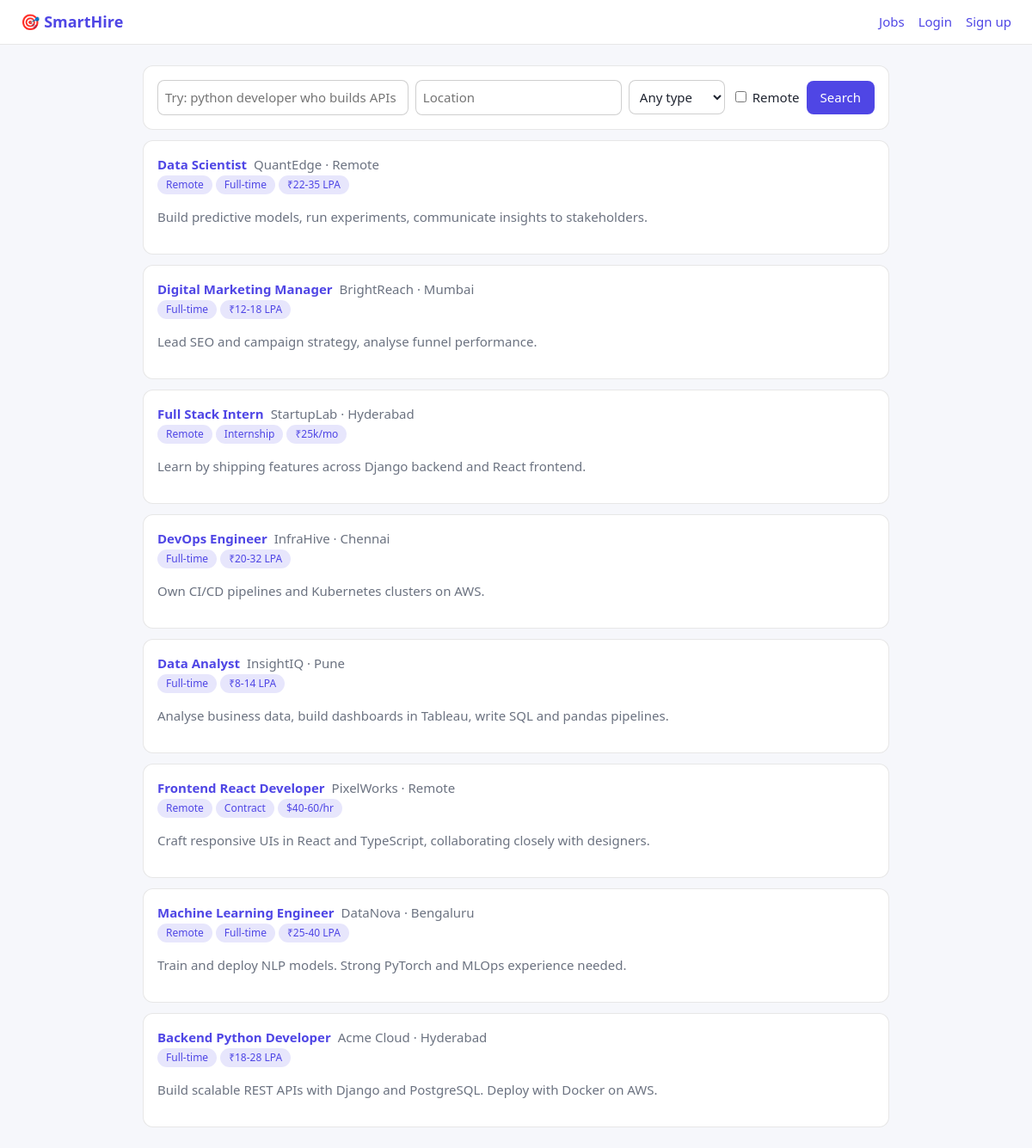
The page / on the database its author committed.
### jobs/models.py (models this page shows, shortened)
class Job(models.Model):
    TYPES = [("FT","Full-time"),("PT","Part-time"),("CT","Contract"),("IN","Internship")]
    title = models.CharField(max_length=200)
    company = models.CharField(max_length=120)
    location = models.CharField(max_length=120)
    job_type = models.CharField(max_length=2, choices=TYPES, default="FT")
    remote = models.BooleanField(default=False)
    salary = models.CharField(max_length=60, blank=True)
    skills = models.CharField(max_length=300, blank=True, help_text="Comma separated")
    description = models.TextField()
    owner = models.ForeignKey(settings.AUTH_USER_MODEL, null=True, blank=True, on_delete=models.SET_NULL)
    posted = models.DateTimeField(auto_now_add=True)
    class Meta: ordering = ["-posted"]

### jobs/views.py (the view)
# urls.py: path("", v.job_list, name="job_list"), path("job/<int:pk>/", v.job_detail, name="job_detail"),
def job_list(request):
    qs = Job.objects.all()
    if t := request.GET.get("type"): qs = qs.filter(job_type=t)
    if request.GET.get("remote"): qs = qs.filter(remote=True)
    if loc := request.GET.get("location"): qs = qs.filter(location__icontains=loc)
    q = request.GET.get("q", "").strip()
    rows = [{"job": j, "relevance": round(s * 100)} for j, s in ai.rank(q, qs)] if q else [{"job": j} for j in qs]
    if request.user.is_authenticated:
        p = _profile(request.user)
        for r in rows: r["match"] = ai.match(p.resume_text, p.skill_list, r["job"])[0]
    return render(request, "jobs/job_list.html", {"rows": rows, "q": q, "types": Job.TYPES})

### jobs/templates/jobs/job_list.html (shortened to what this page needs)
{% extends "jobs/base.html" %}{% block content %}
<form class="card row" method="get"><input name="q" value="{{ q }}" placeholder="Try: python developer who builds APIs" style="flex:1;min-width:200px">
<input name="location" placeholder="Location" value="{{ request.GET.location }}"><select name="type"><option value="">Any type</option>
{% for k,v in types %}<option value="{{ k }}" {% if request.GET.type == k %}selected{% endif %}>{{ v }}</option>{% endfor %}</select>
<label><input type="checkbox" name="remote" value="1" {% if request.GET.remote %}checked{% endif %}> Remote</label><button>Search</button></form>
{% for r in rows %}<div class="card"><div class="row"><a href="{% url 'job_detail' r.job.pk %}"><b>{{ r.job.title }}</b></a>
<span class="muted">{{ r.job.company }} · {{ r.job.location }}</span>
</div>
<div>{% if r.job.remote %}<span class="badge">Remote</span>{% endif %}<span class="badge">{{ r.job.get_job_type_display }}</span>{% if r.job.salary %}<span class="badge">{{ r.job.salary }}</span>{% endif %}</div>
<p class="muted">{{ r.job.description|truncatechars:140 }}</p></div>
{% empty %}<p class="muted">No jobs found. Run <code>python manage.py seed_jobs</code> or post one.</p>{% endfor %}{% endblock %}

### jobs/templates/jobs/base.html (shortened to what this page needs)
<!doctype html><html><head><meta charset="utf-8"><meta name="viewport" content="width=device-width,initial-scale=1">
</head><body>
<nav><b>🎯 SmartHire</b><a href="{% url 'job_list' %}">Jobs</a>
{% if user.is_authenticated %}<a href="{% url 'recommendations' %}">For you</a><a href="{% url 'applications' %}">Applications</a>
<a href="{% url 'post_job' %}">Post job</a><a href="{% url 'employer' %}">Employer</a><a href="{% url 'profile' %}">Profile</a>
<form method="post" action="{% url 'logout' %}" style="display:inline">{% csrf_token %}<button>Logout ({{ user.username }})</button></form>
{% else %}<a href="{% url 'login' %}">Login</a><a href="{% url 'register' %}">Sign up</a>{% endif %}</nav>
<main>{% for m in messages %}<div class="msg">{{ m }}</div>{% endfor %}{% block content %}{% endblock %}</main></body></html>

### jobs/templates/jobs/base.html (style rules this page uses)
:root { --b:#4f46e5;--bg:#f6f7fb;--c:#fff;--t:#1f2430;--m:#6b7280 }
* { box-sizing:border-box }
body { margin:0;font:15px/1.5 system-ui,sans-serif;background:var(--bg);color:var(--t) }
nav { background:var(--c);padding:12px 24px;display:flex;gap:16px;align-items:center;flex-wrap:wrap;border-bottom:1px solid #8883 }
nav b { color:var(--b);font-size:18px;margin-right:auto }
a { color:var(--b);text-decoration:none }
main { max-width:900px;margin:24px auto;padding:0 16px }
.card { background:var(--c);border-radius:12px;padding:16px;margin-bottom:12px;border:1px solid #8883 }
.badge { display:inline-block;padding:2px 10px;border-radius:99px;font-size:12px;background:#4f46e522;color:var(--b);margin-right:4px }
.muted { color:var(--m) }
input,select,textarea { padding:8px;border-radius:8px;border:1px solid #8886;background:var(--c);color:var(--t);font:inherit;max-width:100% }
button,.btn { background:var(--b);color:#fff;border:0;padding:8px 16px;border-radius:8px;cursor:pointer;font:inherit }
.row { display:flex;gap:8px;flex-wrap:wrap;align-items:center }

### rows shown on the page
Job: job "Data Scientist", job.company "QuantEdge", job.location "Remote", remote "Remote", job.job_type "Full-time", job.salary "₹22-35 LPA", job.description "Build predictive models, run experiments, communicate insights to stakeholders."
Job: job "Digital Marketing Manager", job.company "BrightReach", job.location "Mumbai", job.job_type "Full-time", job.salary "₹12-18 LPA", job.description "Lead SEO and campaign strategy, analyse funnel performance."
Job: job "Full Stack Intern", job.company "StartupLab", job.location "Hyderabad", remote "Remote", job.job_type "Internship", job.salary "₹25k/mo", job.description "Learn by shipping features across Django backend and React frontend."
Job: job "DevOps Engineer", job.company "InfraHive", job.location "Chennai", job.job_type "Full-time", job.salary "₹20-32 LPA", job.description "Own CI/CD pipelines and Kubernetes clusters on AWS."
Job: job "Data Analyst", job.company "InsightIQ", job.location "Pune", job.job_type "Full-time", job.salary "₹8-14 LPA", job.description "Analyse business data, build dashboards in Tableau, write SQL and pandas pipelines."
Job: job "Frontend React Developer", job.company "PixelWorks", job.location "Remote", remote "Remote", job.job_type "Contract", job.salary "$40-60/hr", job.description "Craft responsive UIs in React and TypeScript, collaborating closely with designers."
Job: job "Machine Learning Engineer", job.company "DataNova", job.location "Bengaluru", remote "Remote", job.job_type "Full-time", job.salary "₹25-40 LPA", job.description "Train and deploy NLP models. Strong PyTorch and MLOps experience needed."
Job: job "Backend Python Developer", job.company "Acme Cloud", job.location "Hyderabad", job.job_type "Full-time", job.salary "₹18-28 LPA", job.description "Build scalable REST APIs with Django and PostgreSQL. Deploy with Docker on AWS."
